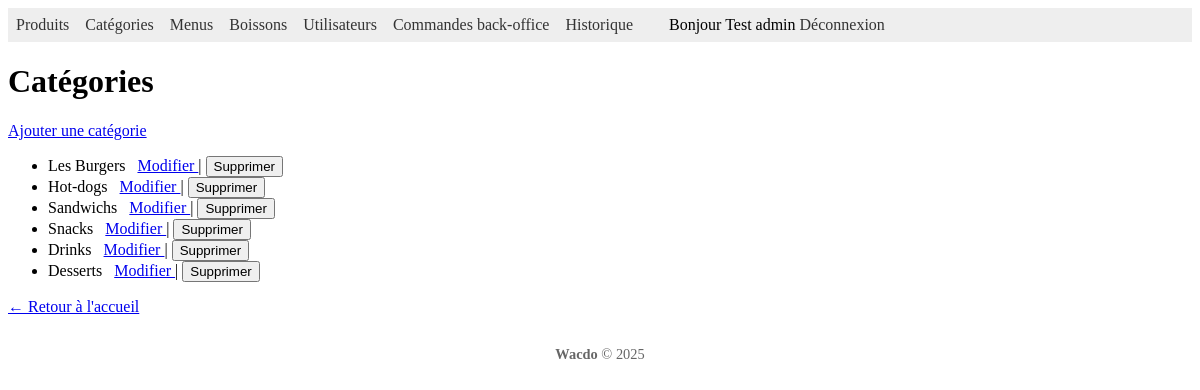
The page /index.php?section=categorie (signed in) on the database its author committed.
### tables this page shows
CREATE TABLE IF NOT EXISTS `categorie` (
  `category_id` int NOT NULL AUTO_INCREMENT,
  `category_nom` varchar(50) NOT NULL,
  `category_description` varchar(255) DEFAULT NULL,
  PRIMARY KEY (`category_id`)
);

### controller/CategorieController.php (called while the page is built, shortened)
<?php
require_once __DIR__ . '/../model/Categorie.php';
$categorieModel = new Categorie();
$categories = $categorieModel->getAll();
require __DIR__ . '/../view/categorie_list.php';

### lib/Database.php (called while the page is built)
<?php
class Database
{
    public static function connect()
    {
        $cfg = require __DIR__ . '/../config/db.php';
        $dsn = sprintf(
            'mysql:host=%s;port=%d;dbname=%s;charset=utf8',
            $cfg['host'],
            $cfg['port'],
            $cfg['database']
        );
        $db = new PDO(
            $dsn,
            $cfg['username'],
            $cfg['password']
        );
        $db->setAttribute(PDO::ATTR_ERRMODE, PDO::ERRMODE_EXCEPTION);
        return $db;
    }
}

### model/Model.php (called while the page is built, shortened)
<?php
require_once __DIR__ . '/../lib/Database.php';
class Model
{
    public function __construct(?\PDO $pdo = null)
    {
        $this->db = $pdo ?? Database::connect();
    }
}

### model/Categorie.php (called while the page is built, shortened)
<?php
require_once 'Model.php';
class Categorie extends Model
{
    public function getAll()
    {
        $stmt = $this->db->query("SELECT * FROM categorie");
        return $stmt->fetchAll(PDO::FETCH_ASSOC);
    }
}
?>

### view/categorie_list.php (the view, shortened to what this page needs)
<?php include __DIR__ . '/header.php'; ?>
<h1>Catégories</h1>
<p><a href="index.php?section=categorie&action=add">Ajouter une catégorie</a></p>
<ul>
    <?php if (empty($categories)): ?>
        <li>Aucune catégorie enregistrée.</li>
    <?php else: ?>
        <?php foreach ($categories as $cat): ?>
            <li>
                <?= htmlspecialchars($cat['category_nom'], ENT_QUOTES) ?>
                <a
                    href="index.php?section=categorie&action=edit&id=<?= (int)$cat['category_id'] ?>">
                    Modifier
                </a>
                |
                <form
                    method="post"
                    action="index.php?section=categorie&action=delete"
                    style="display:inline">
                    <button
                        type="submit"
                        onclick="return confirm('Confirmer la suppression ?')">Supprimer</button>
                </form>
            </li>
        <?php endforeach; ?>
    <?php endif; ?>
</ul>
<p><a href="index.php?section=produit">← Retour à l'accueil</a></p>
<?php include __DIR__ . '/footer.php'; ?>

### rows shown on the page
categorie: category_nom "Les Burgers"
categorie: category_nom "Hot-dogs"
categorie: category_nom "Sandwichs"
categorie: category_nom "Snacks"
categorie: category_nom "Drinks"
categorie: category_nom "Desserts"

### other values the page prints
$_SESSION['user']['name'] "Test admin"
